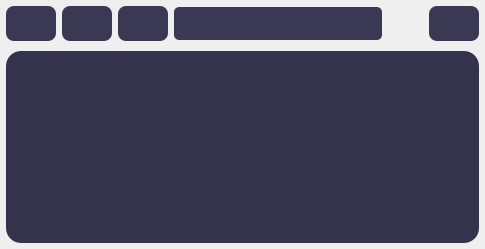
               <widget class="QWidget" name="Result1">
                <attribute name="title">
                 <string>Result 1</string>
                </attribute>
                <layout class="QVBoxLayout" name="verticalLayout_6">
                 <property name="leftMargin">
                  <number>2</number>
                 </property>
                 <property name="topMargin">
                  <number>2</number>
                 </property>
                 <property name="rightMargin">
                  <number>2</number>
                 </property>
                 <property name="bottomMargin">
                  <number>2</number>
                 </property>
                 <item>
                  <widget class="QWidget" name="ResultTabMainWidget" native="true">
                   <property name="styleSheet">
                    <string notr="true"/>
                   </property>
                   <layout class="QVBoxLayout" name="verticalLayout_7">
                    <property name="leftMargin">
                     <number>2</number>
                    </property>
                    <property name="topMargin">
                     <number>2</number>
                    </property>
                    <property name="rightMargin">
                     <number>2</number>
                    </property>
                    <property name="bottomMargin">
                     <number>2</number>
                    </property>
                    <item>
                     <widget class="QWidget" name="ResultTabButtonBarWidget" native="true">
                      <property name="sizePolicy">
                       <sizepolicy hsizetype="Preferred" vsizetype="Fixed">
                        <horstretch>0</horstretch>
                        <verstretch>0</verstretch>
                       </sizepolicy>
                      </property>
                      <layout class="QHBoxLayout" name="horizontalLayout_6" stretch="1,1,1,5,1,1">
                       <property name="leftMargin">
                        <number>2</number>
                       </property>
                       <property name="topMargin">
                        <number>2</number>
                       </property>
                       <property name="rightMargin">
                        <number>2</number>
                       </property>
                       <property name="bottomMargin">
                        <number>2</number>
                       </property>
                       <item>
                        <widget class="QPushButton" name="ResultTabPopOutButton">
                         <property name="sizePolicy">
                          <sizepolicy hsizetype="Fixed" vsizetype="Fixed">
                           <horstretch>0</horstretch>
                           <verstretch>0</verstretch>
                          </sizepolicy>
                         </property>
                         <property name="toolTip">
                          <string>&lt;html&gt;&lt;head/&gt;&lt;body&gt;&lt;p&gt;&lt;span style=&quot; color:#000000;&quot;&gt;Pop-Out&lt;/span&gt;&lt;/p&gt;&lt;/body&gt;&lt;/html&gt;</string>
                         </property>
                         <property name="styleSheet">
                          <string notr="true">QPushButton{
	background-image: url(:/LavendarIcons/Lavendarfeather/external-link.svg);
	background-repeat: no-repeat;
	background-position: center;
	background-color:rgb(59, 56, 84);
	
	border-style: none;
	border-color: rgb(59, 56, 84);
	border-radius: 8px; /* Set your desired border radius */

	color:white;
	width:50;
	height:35;
}
QPushButton:hover {
	background-color: rgb(42, 38, 62);
	border-style: outset;
	border-width: 0.5px;
}

QPushButton:pressed {
	background-color: rgb(67, 42, 73);
	border-style: none;
}</string>
                         </property>
                         <property name="text">
                          <string/>
                         </property>
                        </widget>
                       </item>
                       <item>
                        <widget class="QPushButton" name="ResultTabSQLButton">
                         <property name="sizePolicy">
                          <sizepolicy hsizetype="Fixed" vsizetype="Fixed">
                           <horstretch>0</horstretch>
                           <verstretch>0</verstretch>
                          </sizepolicy>
                         </property>
                         <property name="toolTip">
                          <string>&lt;html&gt;&lt;head/&gt;&lt;body&gt;&lt;p&gt;&lt;span style=&quot; color:#000000;&quot;&gt;SQL&lt;/span&gt;&lt;/p&gt;&lt;/body&gt;&lt;/html&gt;</string>
                         </property>
                         <property name="styleSheet">
                          <string notr="true">QPushButton{
	background-image: url(:/LavendarIcons/Lavendarfeather/edit.svg);
	background-repeat: no-repeat;
	background-position: center;
	background-color:rgb(59, 56, 84);
	
	border-style: none;
	border-color: rgb(59, 56, 84);
	border-radius: 8px; /* Set your desired border radius */

	color:white;
	width:50;
	height:35;
}
QPushButton:hover {
	background-color: rgb(42, 38, 62);
	border-style: outset;
	border-width: 0.5px;
}

QPushButton:pressed {
	background-color: rgb(67, 42, 73);
	border-style: none;
}</string>
                         </property>
                         <property name="text">
                          <string/>
                         </property>
                        </widget>
                       </item>
                       <item>
                        <widget class="QPushButton" name="ResultTabExportButton">
                         <property name="sizePolicy">
                          <sizepolicy hsizetype="Fixed" vsizetype="Fixed">
                           <horstretch>0</horstretch>
                           <verstretch>0</verstretch>
                          </sizepolicy>
                         </property>
                         <property name="toolTip">
                          <string>&lt;html&gt;&lt;head/&gt;&lt;body&gt;&lt;p&gt;&lt;span style=&quot; color:#000000;&quot;&gt;Export&lt;/span&gt;&lt;/p&gt;&lt;/body&gt;&lt;/html&gt;</string>
                         </property>
                         <property name="styleSheet">
                          <string notr="true">QPushButton{
	background-image: url(:/LavendarIcons/Lavendarfeather/file-text.svg);
	background-repeat: no-repeat;
	background-position: center;
	background-color:rgb(59, 56, 84);
	
	border-style: none;
	border-color: rgb(59, 56, 84);
	border-radius: 8px; /* Set your desired border radius */

	color:white;
	width:50;
	height:35;
}
QPushButton:hover {
	background-color: rgb(42, 38, 62);
	border-style: outset;
	border-width: 0.5px;
}

QPushButton:pressed {
	background-color: rgb(67, 42, 73);
	border-style: none;
}</string>
                         </property>
                         <property name="text">
                          <string/>
                         </property>
                        </widget>
                       </item>
                       <item>
                        <widget class="QLineEdit" name="ResultTabSearchLineEdit">
                         <property name="font">
                          <font>
                           <family>Arial</family>
                           <pointsize>-1</pointsize>
                          </font>
                         </property>
                         <property name="styleSheet">
                          <string notr="true">QLineEdit{
	background-color: rgb(59, 56, 84);/* Set your desired background color */
	color: rgb(238, 236, 255);/* Set your desired text color */
	font-family: Arial;
	font-size: 18px; /* Set your desired font size */
	border-style: none;
	/*border: 1px solid #CCCCCC;  Set your desired border style */
	border-radius: 5px; /* Set your desired border radius */
	padding: 5px; /* Set your desired padding */
	}</string>
                         </property>
                         <property name="text">
                          <string/>
                         </property>
                        </widget>
                       </item>
                       <item>
                        <spacer name="ButtonBarSpace">
                         <property name="orientation">
                          <enum>Qt::Horizontal</enum>
                         </property>
                         <property name="sizeHint" stdset="0">
                          <size>
                           <width>82</width>
                           <height>20</height>
                          </size>
                         </property>
                        </spacer>
                       </item>
                       <item>
                        <widget class="QPushButton" name="ResultTabCloseButton">
                         <property name="sizePolicy">
                          <sizepolicy hsizetype="Fixed" vsizetype="Fixed">
                           <horstretch>0</horstretch>
                           <verstretch>0</verstretch>
                          </sizepolicy>
                         </property>
                         <property name="toolTip">
                          <string>&lt;html&gt;&lt;head/&gt;&lt;body&gt;&lt;p&gt;&lt;span style=&quot; color:#000000;&quot;&gt;Close Tab&lt;/span&gt;&lt;/p&gt;&lt;/body&gt;&lt;/html&gt;</string>
                         </property>
                         <property name="autoFillBackground">
                          <bool>false</bool>
                         </property>
                         <property name="styleSheet">
                          <string notr="true">QPushButton{
	background-image: url(:/LavendarIcons/Lavendarfeather/x.svg);
	background-repeat: no-repeat;
	background-position: center;
	background-color:rgb(59, 56, 84);
	
	border-style: none;
	border-color: rgb(59, 56, 84);
	border-radius: 8px; /* Set your desired border radius */

	color:white;
	width:50;
	height:35;
}
QPushButton:hover {
	background-color: rgb(42, 38, 62);
	border-style: outset;
	border-width: 0.5px;
}

QPushButton:pressed {
	background-color: rgb(67, 42, 73);
	border-style: none;
}</string>
                         </property>
                         <property name="text">
                          <string/>
                         </property>
                        </widget>
                       </item>
                      </layout>
                     </widget>
                    </item>
                    <item>
                     <widget class="QWidget" name="ResultTabTableViewWidget" native="true">
                      <layout class="QVBoxLayout" name="verticalLayout_8">
                       <property name="leftMargin">
                        <number>2</number>
                       </property>
                       <property name="topMargin">
                        <number>2</number>
                       </property>
                       <property name="rightMargin">
                        <number>2</number>
                       </property>
                       <property name="bottomMargin">
                        <number>2</number>
                       </property>
                       <item>
                        <widget class="QTableView" name="ResultTableView">
                         <property name="styleSheet">
                          <string notr="true">QTableView {
	background-color: rgb(53, 50, 76);
	alternate-background-color: rgb(53, 50, 76);
	border-style:none;
	border-radius: 15px;
	gridline-style:none;
	
	}

QTableView::item {
	background-color: rgb(53, 50, 76);
	padding: 5px;
	color:white;
	font-family: Arial;
	font-size: 15px; /* Set your desired font size */
	}

QTableView::item:selected {
	background-color: rgb(99, 89, 145);
	padding: 5px;
	color:white;
	}

QHeaderView::section { 
	background-color:rgb(64, 58, 95);
	alternate-background-color: rgb(64, 58, 95);
	color:white;
	}</string>
                         </property>
                        </widget>
                       </item>
                      </layout>
                     </widget>
                    </item>
                   </layout>
                  </widget>
                 </item>
                </layout>
               </widget>
